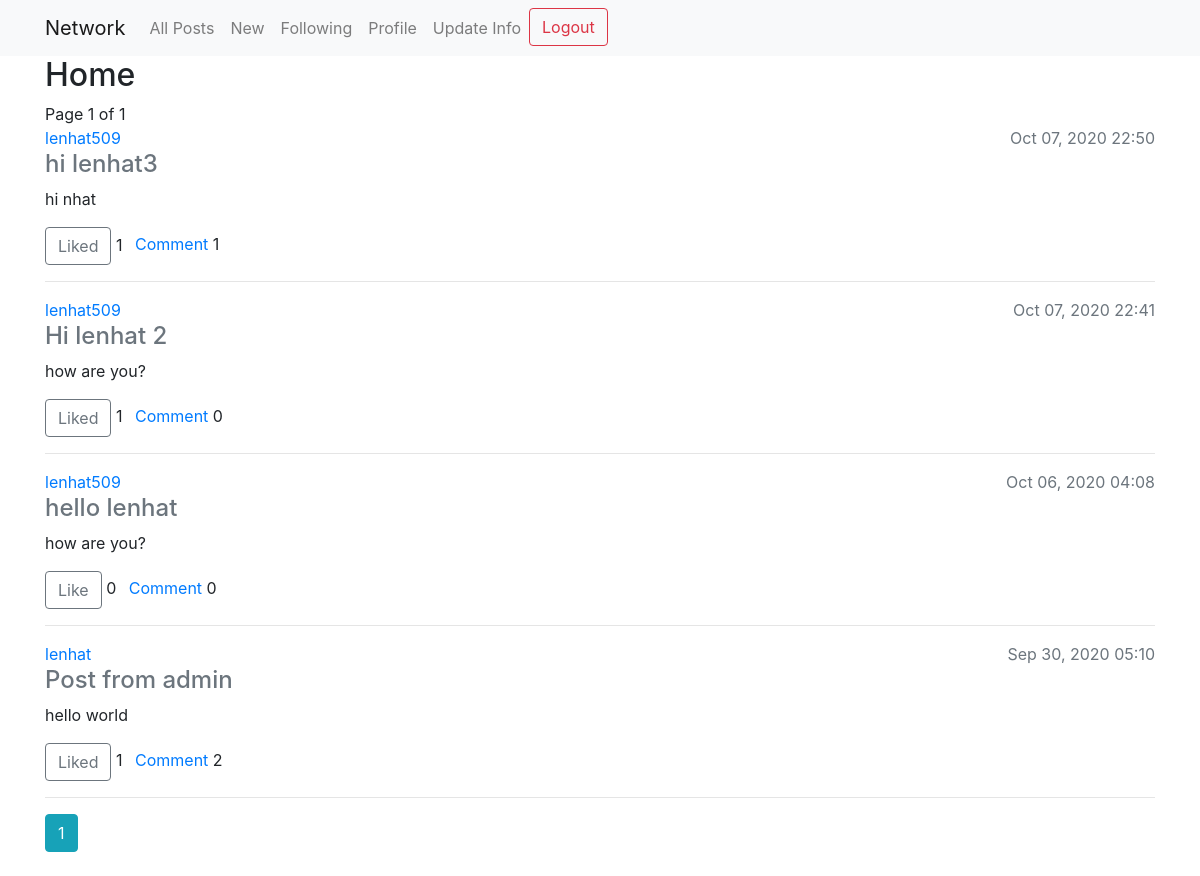
The app's page / (signed in), older data.
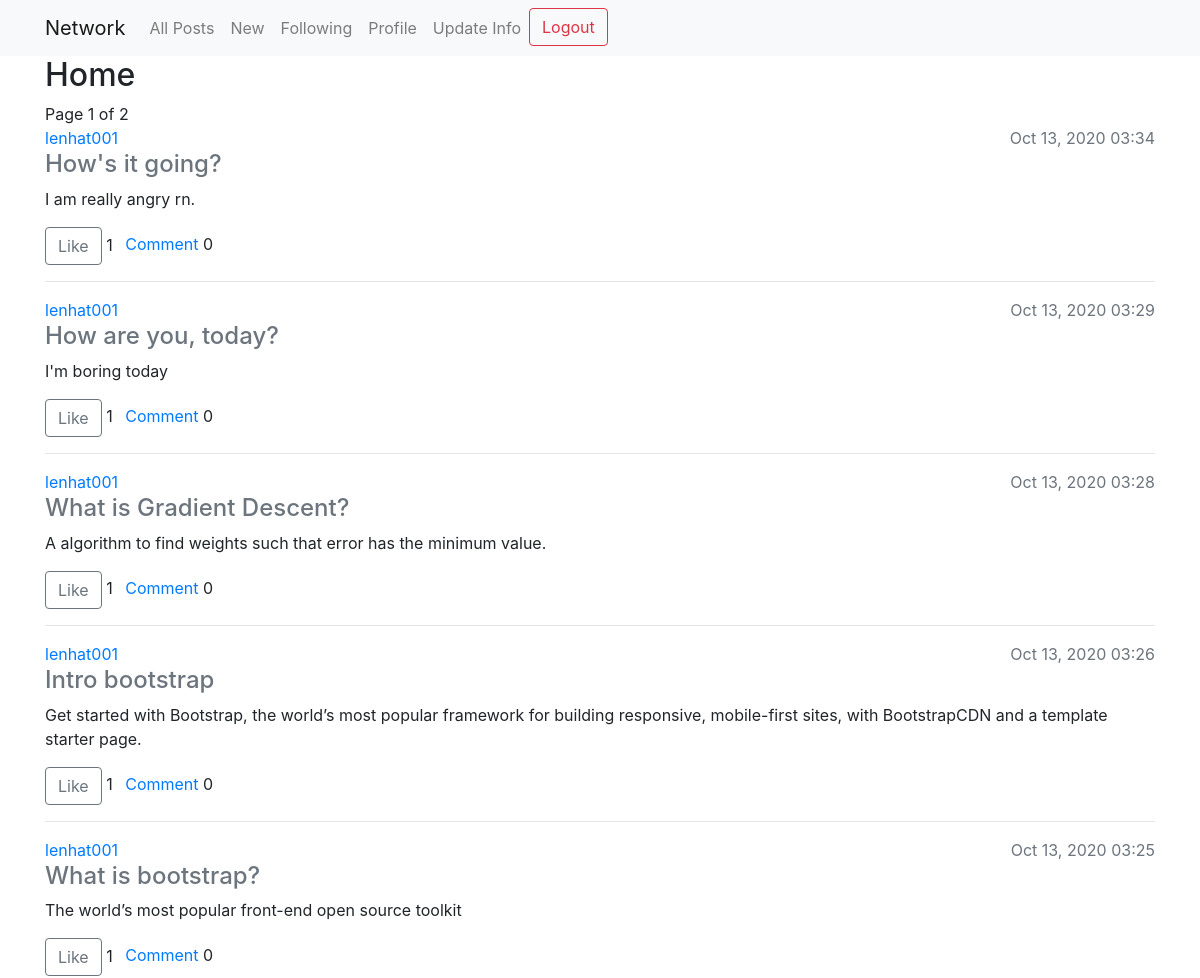
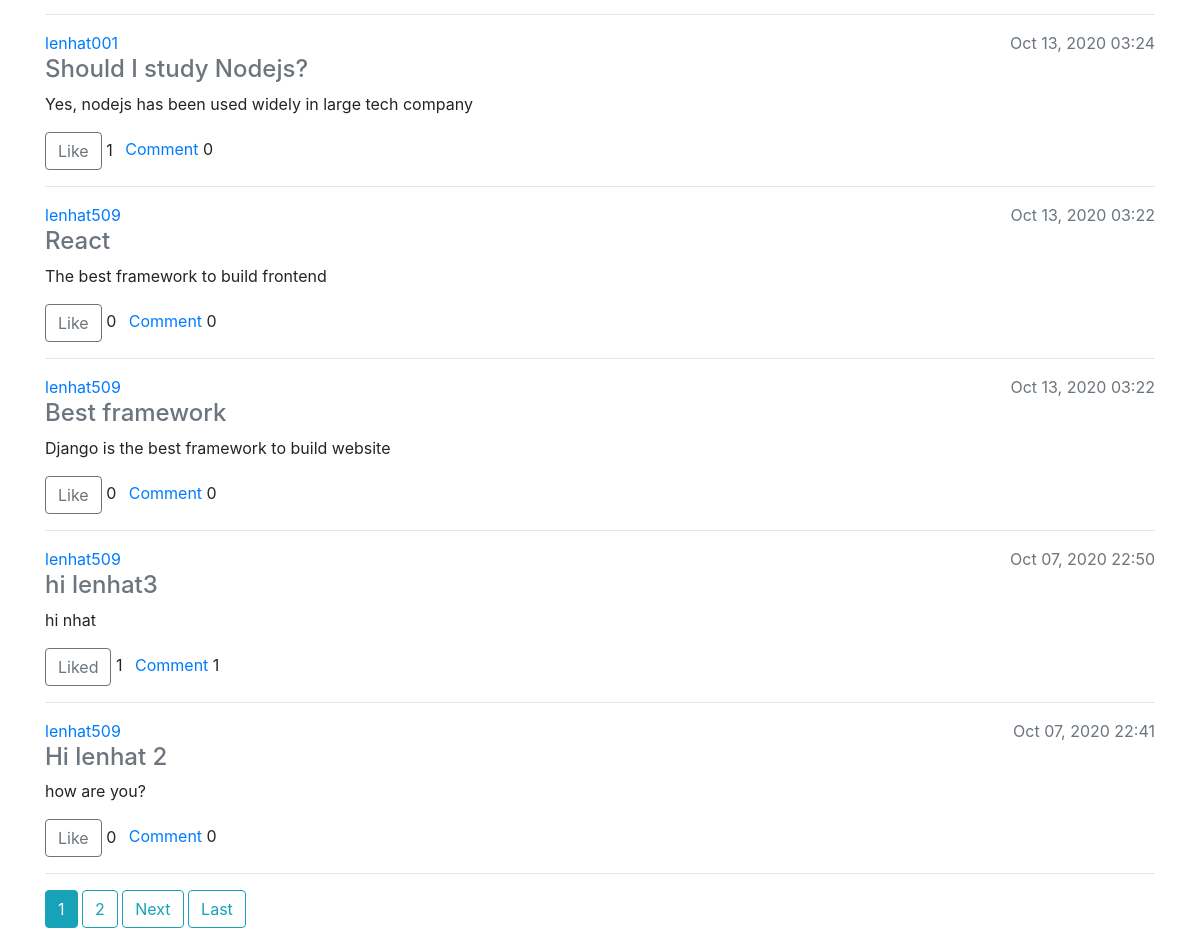
The same page, newer data (2 pictures, top to bottom).
### posts/models.py (models this page shows, shortened)
class Post(models.Model):
    title = models.CharField(max_length=200)
    content = models.TextField()
    date_posted = models.DateTimeField(default=timezone.now)
    author = models.ForeignKey(User, on_delete=models.CASCADE)
    likes = models.ManyToManyField(User, related_name='interesting_posts', blank=True)
    comment_to = models.ForeignKey('self', related_name='comments', blank=True, null=True, on_delete=models.CASCADE)

### posts/views.py (the view)
# urls.py: path('', views.PostListView.as_view(), name='home'),
class PostListView(LoginRequiredMixin, ListView):
    model = Post
    template_name = 'posts/home.html'
    context_object_name = 'posts'
    paginate_by = 10
    def get_queryset(self):
        return Post.objects.filter(comment_to=None).order_by('-date_posted')

### posts/templates/posts/home.html
{% extends 'users/layout.html' %}
{% load tz %}
{% block body %}
    <h2>Home</h2>
    <span>Page {{ page_obj.number }} of {{page_obj.paginator.num_pages}}</span>
    {% if posts %}
        {% for post in posts %}
        <div class="post" data-id='{{post.id}}'>
            <div class="flex-jc-sp">
                <a href="{% url 'user-posts' post.author.username %}">{{ post.author.username }}</a>
                <span class="text-muted">{{ post.date_posted|localtime|date:'M d, Y H:i'}}</span>
            </div>
            <a class="text-muted" href="{% url 'post-detail' post.id %}">
                <h4>
                    {{ post.title }}
                </h4>
            </a>
            <p>{{ post.content }} </p>
            <button class="btn btn-outline-secondary" id='toggle-like'>
                {% if user in post.likes.all %}
                    Liked
                {% else %}
                    Like
                {% endif %}
            </button>
            <span class="mr-2" id="number-likes">{{post.likes.count}}</span>
            <a href="{% url 'post-detail' post.id %}">Comment</a>
            <span id='number-comments'>{{post.comments.count}}</span>
        </div>
        <hr>
        {% endfor %}
    {% endif %}
{% endblock body %}

Row changes from the older to the newer data that the page shows:
no longer on this page (row unchanged): Post: author.username "lenhat509", date_posted "Oct 06, 2020 04:08", title "hello lenhat", content "how are you?", shows "Like", likes.count "0", comments.count "0"
no longer on this page (row unchanged): Post: author.username "lenhat", date_posted "Sep 30, 2020 05:10", title "Post from admin", content "hello world", shows "Liked", likes.count "1", comments.count "2"
added Post: author.username "lenhat001", date_posted "Oct 13, 2020 03:34", title "How's it going?", content "I am really angry rn.", shows "Like", likes.count "1", comments.count "0"
added Post: author.username "lenhat001", date_posted "Oct 13, 2020 03:29", title "How are you, today?", content "I'm boring today", shows "Like", likes.count "1", comments.count "0"
added Post: author.username "lenhat001", date_posted "Oct 13, 2020 03:28", title "What is Gradient Descent?", content "A algorithm to find weights such that error has the minimum value.", shows "Like", likes.count "1", comments.count "0"
added Post: author.username "lenhat001", date_posted "Oct 13, 2020 03:26", title "Intro bootstrap", content "Get started with Bootstrap, the world’s most popular framework for building responsive, mobile-first sites, with BootstrapCDN and a template starter page.", shows "Like", likes.count "1", comments.count "0"
added Post: author.username "lenhat001", date_posted "Oct 13, 2020 03:25", title "What is bootstrap?", content "The world’s most popular front-end open source toolkit", shows "Like", likes.count "1", comments.count "0"
added Post: author.username "lenhat001", date_posted "Oct 13, 2020 03:24", title "Should I study Nodejs?", content "Yes, nodejs has been used widely in large tech company", shows "Like", likes.count "1", comments.count "0"
added Post: author.username "lenhat509", date_posted "Oct 13, 2020 03:22", title "React", content "The best framework to build frontend", shows "Like", likes.count "0", comments.count "0"
added Post: author.username "lenhat509", date_posted "Oct 13, 2020 03:22", title "Best framework", content "Django is the best framework to build website", shows "Like", likes.count "0", comments.count "0"
computed for Post "Hi lenhat 2": likes.count "1" → "0"; text "Liked" → "Like"
Text that changed along with them:
{{ page_obj.paginator.num_pages }}: "1" → "2"
new list line: "2"
text now shown: "Next Last"
